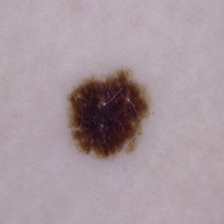
#> input picture dataset/main_test/Nevus/252.jpg, 224 x 224 px, found by its file name
$ jupyter execute --allow-errors 'edge detection.ipynb'   (shell and % lines are left out)   (older library calls are emulated)
#> lines starting #> are read from the running program, lines starting #| are printed output that depends on the picture; after the words box and inside, x2 and y2 are one past the last pixel; in counts of white or black regions, pixels touching at a corner belong together
[cell 1]
import cv2
import skimage.io
import numpy as np
import tensorflow as tf
import matplotlib.pyplot as plt
import math

[cell 2]
# image = skimage.io.imread('data_set/Amelanotic melanoma364.jpg')
image = skimage.io.imread('data_set/252.jpg')
#> image is the input picture: shape (224, 224, 3); mean R, G, B 168.2, 151.8, 159.3
plt.imshow(image, cmap='gray')
print(image.shape)
#| (224, 224, 3)

[cell 3]
img = cv2.GaussianBlur(image,(3,3),0)
plt.imshow(img)

# convolute with proper kernels
laplacian = cv2.Laplacian(img,cv2.CV_64F) #CV_64F
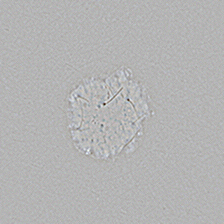
#> laplacian: shape (224, 224, 3) float64; mean R, G, B 0, 0, 0; drawn with min black and max white
sobelx = cv2.Sobel(img,cv2.CV_64F,1,0,ksize=5)  # x
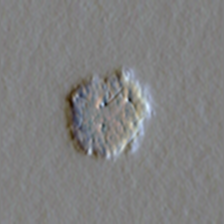
#> sobelx: shape (224, 224, 3) float64; mean R, G, B 0.5, -0.1, -0.3; drawn with min black and max white
sobely = cv2.Sobel(img,cv2.CV_64F,0,1,ksize=5)  # y
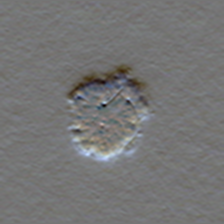
#> sobely: shape (224, 224, 3) float64; mean R, G, B -3.8, -4.6, -4.9; drawn with min black and max white

[cell 4]
plt.subplot(2,2,1),plt.imshow(img,cmap = 'gray')
plt.title('Original'), plt.xticks([]), plt.yticks([])
plt.subplot(2,2,2),plt.imshow(laplacian,cmap = 'gray')
plt.title('Laplacian'), plt.xticks([]), plt.yticks([])
plt.subplot(2,2,3),plt.imshow(sobelx,cmap = 'gray')
plt.title('Sobel X'), plt.xticks([]), plt.yticks([])
plt.subplot(2,2,4),plt.imshow(sobely,cmap = 'gray')
plt.title('Sobel Y'), plt.xticks([]), plt.yticks([])

plt.show()
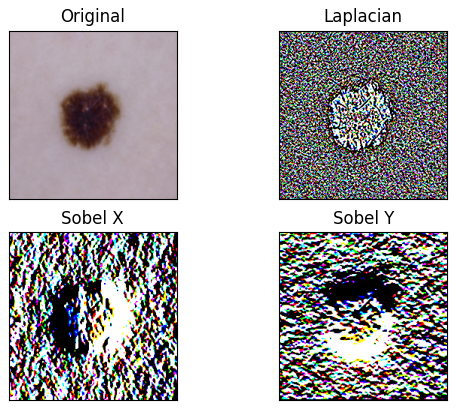
#> figure drawn by matplotlib, 4 panels

[cell 5]
# convert to grayscale
gray = cv2.cvtColor(img, cv2.COLOR_RGB2GRAY)
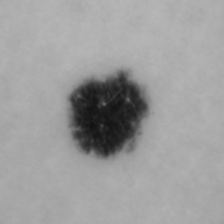
#> gray: shape (224, 224); min 17, max 183, mean 157.6
# create a binary thresholded image -- didnt work due to threshhold value
_, binary = cv2.threshold(gray, 225, 255, cv2.THRESH_BINARY_INV)
#> binary: shape (224, 224); every value is 255
# show it
plt.imshow(gray, cmap="gray")
plt.show()

[cell 6]
backtorgb = cv2.cvtColor(gray,cv2.COLOR_GRAY2RGB)
plt.imshow(backtorgb)
plt.show()

[cell 7]
# plt.imshow(binary, cmap="gray")
# plt.show()

[cell 8]
(thresh, blackAndWhiteImage) = cv2.threshold(gray, 127, 255, cv2.THRESH_BINARY)
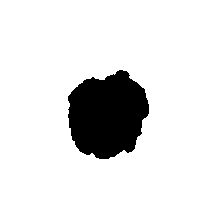
#> blackAndWhiteImage: shape (224, 224); 89.2% white; 1 black region
plt.imshow(blackAndWhiteImage, cmap="gray")
plt.show()

[cell 9]
# find the contours from the thresholded image
contours, hierarchy = cv2.findContours(blackAndWhiteImage, cv2.RETR_TREE, cv2.CHAIN_APPROX_SIMPLE)
#> contours = 2 contours; box (x1, y1, x2, y2) and area: (0, 0, 224, 224) 49729, (67, 69, 150, 160) 5530
# draw all contours
image = cv2.drawContours(image, contours, -1, (0, 255, 0), 2)
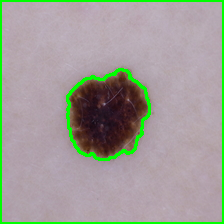
#> image: shape (224, 224, 3); 5.53% of pixels changed, all inside (x1, y1, x2, y2) = (0, 0, 224, 224)

[cell 10]
# show the image with the drawn contours
plt.imshow(image)
plt.show()

[cell 11]
# histogram equalization function
img_to_yuv = cv2.cvtColor(img,cv2.COLOR_BGR2YUV)
#> img_to_yuv: shape (224, 224, 3); mean of channels 0, 1, 2 156, 133.8, 130.9
img_to_yuv[:,:,0] = cv2.equalizeHist(img_to_yuv[:,:,0])
#> img_to_yuv: shape (224, 224, 3); mean of channels 0, 1, 2 133.3, 133.8, 130.9
hist_equalization_result = cv2.cvtColor(img_to_yuv, cv2.COLOR_YUV2BGR)
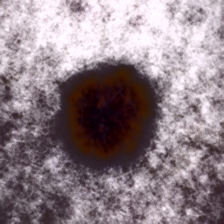
#> hist_equalization_result: shape (224, 224, 3); mean R, G, B 144.8, 129.4, 136.7

plt.imshow(hist_equalization_result)
plt.show()

[cell 12]
# rotate the image
import random

rows,cols = image.shape[0],image.shape[1]
#> rows = 224; cols = 224
randDeg = random.randint(-180, 180)
matrix = cv2.getRotationMatrix2D((cols/2, rows/2), randDeg, 0.70)
rotated = cv2.warpAffine(img, matrix, (rows, cols), borderMode=cv2.BORDER_CONSTANT,borderValue=(144, 159, 162))
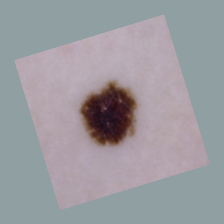
#> rotated: shape (224, 224, 3); mean R, G, B 155.9, 155.5, 160.7

[cell 13]
#
img = cv2.warpAffine(image, np.float32([[1, 0, 84], [0, 1, 56]]), (img.shape[0], img.shape[1]),
borderMode=cv2.BORDER_CONSTANT,borderValue=(144, 159, 162))
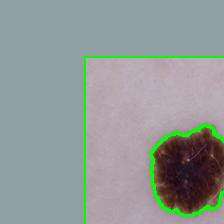
#> img: shape (224, 224, 3); mean R, G, B 145.2, 152.4, 149.8

plt.imshow(img)
plt.show()

$ run again, with dataset/main_test/Nevus/12.jpg copied over dataset/main_test/Nevus/252.jpg
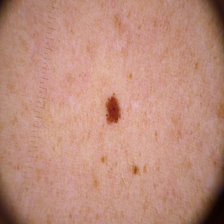
#> input picture dataset/main_test/Nevus/12.jpg, 224 x 224 px, found by its file name
#> image is the input picture: shape (224, 224, 3); mean R, G, B 189.6, 141.7, 125.1
#| (224, 224, 3)
#> binary: shape (224, 224); every value is 255
#> `(thresh, blackAndWhiteImage) = cv2.threshold(gray, 127, 255, cv2.THRES..`:
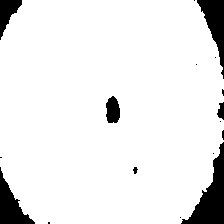
#> blackAndWhiteImage: shape (224, 224); 91.9% white; 17 black regions (10 under 20 px)
#> contours = 8 contours, 5 with area under 20; largest, box (x1, y1, x2, y2) and area: (0, 0, 224, 224) 46044, (105, 95, 121, 124) 334, (132, 166, 139, 175) 32
#> image: shape (224, 224, 3); 5.22% of pixels changed, all inside (x1, y1, x2, y2) = (0, 0, 224, 224)
#> `img = cv2.warpAffine(image, np.float32([[1, 0, 84], [0, 1, 56]]), (img..`:
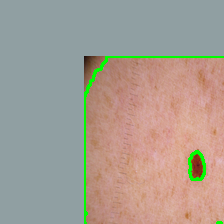
#> img: shape (224, 224, 3); mean R, G, B 166.6, 157, 146.5

$ run again, with dataset/main_test/Nevus/1543.jpg copied over dataset/main_test/Nevus/252.jpg
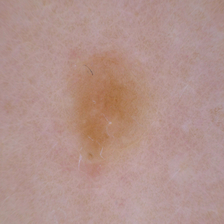
#> input picture dataset/main_test/Nevus/1543.jpg, 224 x 224 px, found by its file name
#> image is the input picture: shape (224, 224, 3); mean R, G, B 178.7, 146.9, 140.3
#| (224, 224, 3)
#> binary: shape (224, 224); every value is 255
#> blackAndWhiteImage: shape (224, 224); 99.5% white; 10 black regions (7 under 20 px)
#> contours = 16 contours, 12 with area under 20; largest, box (x1, y1, x2, y2) and area: (0, 0, 224, 224) 49729, (103, 89, 120, 111) 214, (110, 85, 119, 92) 30, (88, 126, 94, 135) 29
#> image: shape (224, 224, 3); 4.74% of pixels changed, all inside (x1, y1, x2, y2) = (0, 0, 224, 224)
#> `img = cv2.warpAffine(image, np.float32([[1, 0, 84], [0, 1, 56]]), (img..`:
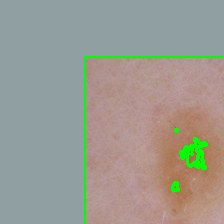
#> img: shape (224, 224, 3); mean R, G, B 155.8, 154.7, 145.5
